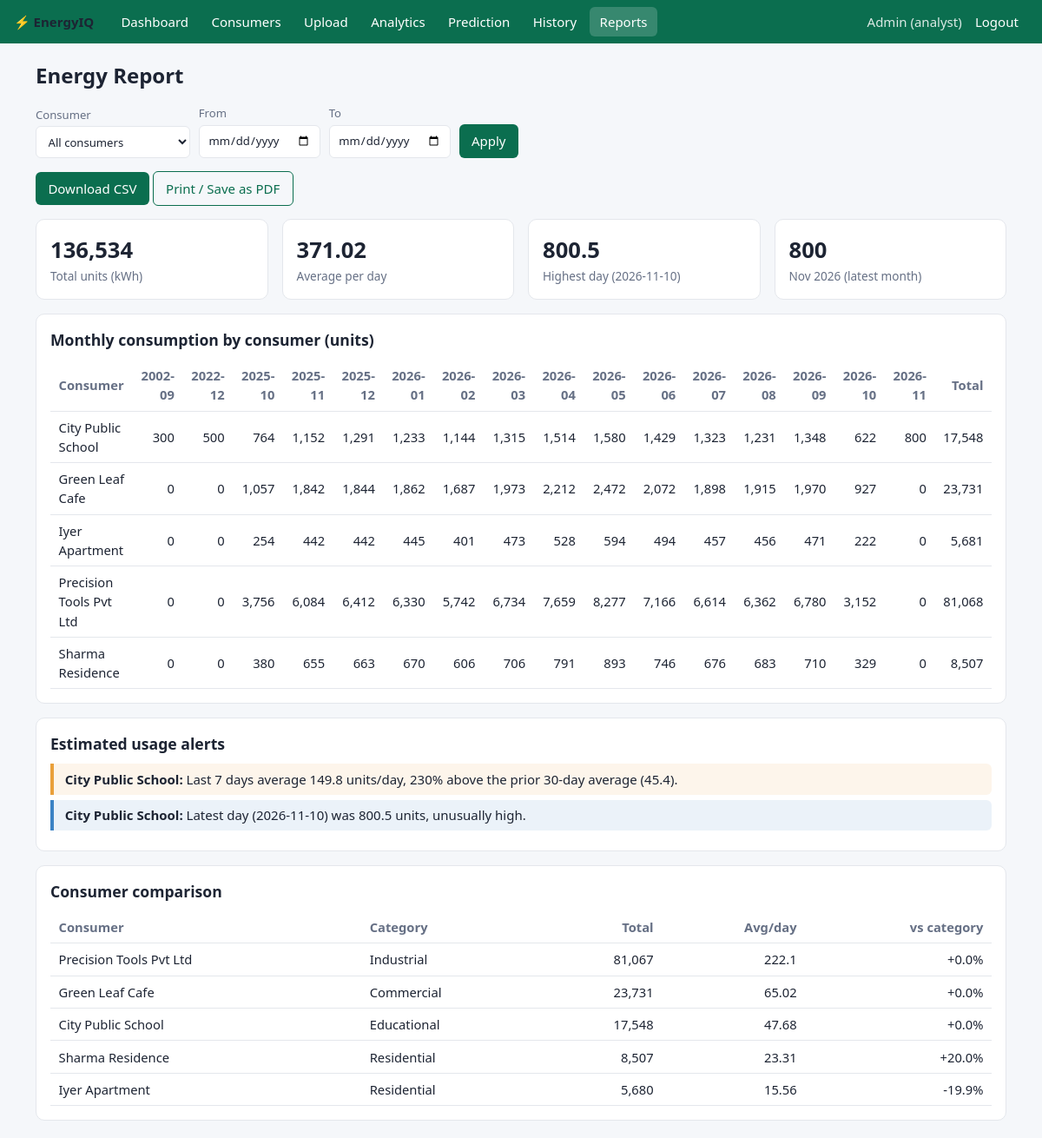
Screenshot of /reports (signed in) with the database file from the repository.
### tables this page shows
CREATE TABLE users (
    user_id       INTEGER PRIMARY KEY AUTOINCREMENT,
    username      TEXT NOT NULL UNIQUE,
    password_hash TEXT NOT NULL,
    role          TEXT NOT NULL DEFAULT 'analyst' CHECK (role IN ('admin','analyst'))
);

CREATE TABLE consumers (
    consumer_id INTEGER PRIMARY KEY AUTOINCREMENT,
    name        TEXT NOT NULL,
    address     TEXT,
    meter_no    TEXT NOT NULL UNIQUE,
    category    TEXT NOT NULL DEFAULT 'Residential'
);

CREATE TABLE meter_readings (
    reading_id     INTEGER PRIMARY KEY AUTOINCREMENT,
    consumer_id    INTEGER NOT NULL REFERENCES consumers(consumer_id) ON DELETE CASCADE,
    reading_date   TEXT NOT NULL,              -- 'YYYY-MM-DD HH:MM:SS' (daily or hourly)
    units_consumed REAL NOT NULL CHECK (units_consumed >= 0),
    meter_reading  REAL,
    UNIQUE (consumer_id, reading_date)
);

### views.py (the view)
@bp.route("/reports")
@login_required
def reports():
    pivot, df = _report_frame()
    return render_template("reports.html", consumers=repo.list_consumers(), cid=_cid(),
                           start=request.args.get("start", ""), end=request.args.get("end", ""),
                           pivot=pivot, summary=analytics.descriptive(df), alerts=analytics.alerts(df),
                           comparison=analytics.comparison(df))

### auth.py (called while the page is built)
@bp.before_app_request
def load_user():
    uid = session.get("user_id")
    g.user = repo.get_user(uid) if uid else None

def login_required(view):
    @wraps(view)
    def wrapped(*a, **kw):
        if g.user is None:
            return redirect(url_for("auth.login", next=request.path))
        return view(*a, **kw)
    return wrapped

### db.py (called while the page is built)
def get_db():
    if "db" not in g:
        g.db = sqlite3.connect(current_app.config["DATABASE"])
        g.db.row_factory = sqlite3.Row
        g.db.execute("PRAGMA foreign_keys = ON")
    return g.db

### repo.py (called while the page is built)
def get_user(user_id):
    return get_db().execute("SELECT * FROM users WHERE user_id=?", (user_id,)).fetchone()

def list_consumers():
    return get_db().execute("SELECT * FROM consumers ORDER BY name").fetchall()

def readings_df(consumer_id=None):
    sql = """SELECT r.consumer_id, c.name, c.category, r.reading_date, r.units_consumed, r.meter_reading
             FROM meter_readings r JOIN consumers c ON c.consumer_id = r.consumer_id"""
    params = ()
    if consumer_id:
        sql += " WHERE r.consumer_id = ?"
        params = (consumer_id,)
    df = pd.read_sql_query(sql + " ORDER BY r.reading_date", get_db(), params=params)
    df["reading_date"] = pd.to_datetime(df["reading_date"])
    return df

### services/analytics.py (called while the page is built)
def filter_dates(df, start=None, end=None):
    if start:
        df = df[df["reading_date"] >= pd.to_datetime(start)]
    if end:
        df = df[df["reading_date"] < pd.to_datetime(end) + pd.Timedelta(days=1)]
    return df

def daily_raw(df):
    if df.empty:
        return pd.Series(dtype=float)
    return df.groupby(df["reading_date"].dt.normalize())["units_consumed"].sum().sort_index()

def monthly_series(df):
    d = daily_raw(df)
    return d.resample("MS").sum() if not d.empty else d

def descriptive(df):
    d = daily_raw(df)
    if d.empty:
        return None
    m = monthly_series(df)
    return {
        "total_units": round(float(d.sum()), 1),
        "avg_daily": round(float(d.mean()), 2),
        "max_day": d.idxmax().strftime("%Y-%m-%d"), "max_day_units": round(float(d.max()), 1),
        "min_day": d.idxmin().strftime("%Y-%m-%d"), "min_day_units": round(float(d.min()), 1),
        "months": int(len(m)),
        "last_month": m.index[-1].strftime("%b %Y"), "last_month_units": round(float(m.iloc[-1]), 1),
        "first_date": d.index.min().strftime("%Y-%m-%d"), "last_date": d.index.max().strftime("%Y-%m-%d"),
        "consumers": int(df["consumer_id"].nunique()),
    }

### templates/reports.html
{% extends "base.html" %}{% from "macros.html" import filter_form, kpis, alert_list %}{% block title %}Reports{% endblock %}
{% block content %}
<h1>Energy Report</h1>
{{ filter_form(consumers, cid, start, end) }}
<p class="noprint"><a class="btn" href="{{ url_for('main.reports_download', **request.args) }}">Download CSV</a>
<button class="sec" onclick="window.print()">Print / Save as PDF</button></p>
{{ kpis(summary) }}
<div class="card scroll"><h2>Monthly consumption by consumer (units)</h2>
{% if pivot is not none and not pivot.empty %}<table><tr><th>Consumer</th>{% for c in pivot.columns %}<th class="n">{{ c }}</th>{% endfor %}</tr>
{% for name, row in pivot.iterrows() %}<tr><td>{{ name }}</td>{% for v in row %}<td class="n">{{ '{:,.0f}'.format(v) }}</td>{% endfor %}</tr>{% endfor %}</table>
{% else %}<p class="muted">No data for this selection.</p>{% endif %}</div>
<div class="card"><h2>Estimated usage alerts</h2>{{ alert_list(alerts) }}</div>
<div class="card scroll"><h2>Consumer comparison</h2><table>
<tr><th>Consumer</th><th>Category</th><th class="n">Total</th><th class="n">Avg/day</th><th class="n">vs category</th></tr>
{% for r in comparison %}<tr><td>{{ r.name }}</td><td>{{ r.category }}</td><td class="n">{{ '{:,.0f}'.format(r.total) }}</td><td class="n">{{ r.avg_daily }}</td><td class="n">{{ '%+.1f'|format(r.vs_category_pct) }}%</td></tr>{% endfor %}</table></div>
{% endblock %}

### templates/base.html (shortened to what this page needs)
<!doctype html>
<html lang="en"><head>
<link rel="stylesheet" href="{{ url_for('static', filename='css/style.css') }}">
</head><body>
{% set ep = request.endpoint or '' %}
<nav>
  <span class="brand">&#9889; EnergyIQ</span>
  {% if g.user %}
  <a href="{{ url_for('main.dashboard') }}" class="{{ 'on' if ep=='main.dashboard' }}">Dashboard</a>
  <a href="{{ url_for('main.consumers') }}" class="{{ 'on' if ep=='main.consumers' }}">Consumers</a>
  <a href="{{ url_for('main.upload') }}" class="{{ 'on' if ep=='main.upload' }}">Upload</a>
  <a href="{{ url_for('main.analytics_page') }}" class="{{ 'on' if ep=='main.analytics_page' }}">Analytics</a>
  <a href="{{ url_for('main.predict') }}" class="{{ 'on' if ep=='main.predict' }}">Prediction</a>
  <a href="{{ url_for('main.history') }}" class="{{ 'on' if ep.startswith('main.history') }}">History</a>
  <a href="{{ url_for('main.reports') }}" class="{{ 'on' if ep=='main.reports' }}">Reports</a>
  <span style="color:#fff;opacity:.85">{{ g.user.username }} ({{ g.user.role }})</span>
  <a href="{{ url_for('auth.logout') }}">Logout</a>
  {% endif %}
</nav>
<main>
  {% block content %}{% endblock %}
</main>
</body></html>

### templates/macros.html (shortened to what this page needs)
{% macro filter_form(consumers, cid, start='', end='', dates=True) %}
<form class="inline noprint" method="get">
  <label>Consumer
    <select name="consumer_id"><option value="">All consumers</option>
    </select></label>
  {% if dates %}<label>From<input type="date" name="start" value="{{ start }}"></label>
  <label>To<input type="date" name="end" value="{{ end }}"></label>{% endif %}
  <button>Apply</button>
</form>
{% endmacro %}
{% macro kpis(s) %}
{% if s %}
<div class="grid g4">
  <div class="card kpi"><div class="v">{{ '{:,.0f}'.format(s.total_units) }}</div><div class="l">Total units (kWh)</div></div>
  <div class="card kpi"><div class="v">{{ s.avg_daily }}</div><div class="l">Average per day</div></div>
  <div class="card kpi"><div class="v">{{ s.max_day_units }}</div><div class="l">Highest day ({{ s.max_day }})</div></div>
  <div class="card kpi"><div class="v">{{ '{:,.0f}'.format(s.last_month_units) }}</div><div class="l">{{ s.last_month }} (latest month)</div></div>
</div>
{% else %}<div class="card muted">No readings found for this selection. Add consumers and upload meter data first.</div>{% endif %}
{% endmacro %}
{% macro alert_list(alerts) %}
{% for a in alerts %}<div class="alert {{ a.level }}"><strong>{{ a.consumer }}:</strong> {{ a.message }}</div>
{% else %}<p class="muted">No usage alerts. Consumption is within expected ranges.</p>{% endfor %}
{% endmacro %}

### static/css/style.css (style rules this page uses)
:root { --bg:#f5f7fa;--card:#fff;--ink:#1d2433;--muted:#667085;--line:#e4e7ec;--brand:#0b6e4f;--brand2:#e9a03b;--danger:#c0392b }
* { box-sizing:border-box }
body { margin:0;font:15px/1.5 system-ui,Segoe UI,Roboto,sans-serif;background:var(--bg);color:var(--ink) }
nav { display:flex;flex-wrap:wrap;align-items:center;gap:.25rem;background:var(--brand);padding:.5rem 1rem }
nav a { color:#fff;text-decoration:none;padding:.35rem .7rem;border-radius:6px }
nav a:hover,nav a.on { background:rgba(255,255,255,.18) }
nav .brand { font-weight:700;margin-right:1rem }
main { max-width:1150px;margin:1.2rem auto;padding:0 1rem }
h1 { font-size:1.5rem;margin:.2rem 0 1rem }
h2 { font-size:1.1rem;margin:0 0 .6rem }
.card { background:var(--card);border:1px solid var(--line);border-radius:10px;padding:1rem;margin-bottom:1rem }
.grid { display:grid;gap:1rem }
.g4 { grid-template-columns:repeat(auto-fit,minmax(170px,1fr)) }
.kpi .v { font-size:1.6rem;font-weight:700 }
.kpi .l { color:var(--muted);font-size:.85rem }
table { width:100%;border-collapse:collapse;font-size:.92rem }
th,td { padding:.45rem .6rem;border-bottom:1px solid var(--line);text-align:left }
th { color:var(--muted);font-weight:600 }
td.n,th.n { text-align:right }
.scroll { overflow-x:auto }
form.inline { display:flex;flex-wrap:wrap;gap:.6rem;align-items:end }
label { display:flex;flex-direction:column;font-size:.82rem;color:var(--muted);gap:.2rem }
input,select { padding:.45rem .6rem;border:1px solid var(--line);border-radius:6px;background:var(--card);color:var(--ink);font:inherit }
button,.btn { background:var(--brand);color:#fff;border:0;border-radius:6px;padding:.5rem .9rem;cursor:pointer;text-decoration:none;font:inherit;display:inline-block }
button.sec,.btn.sec { background:transparent;color:var(--brand);border:1px solid var(--brand) }
.alert { border-left:4px solid var(--brand2);padding:.4rem .8rem;margin:.4rem 0;background:rgba(233,160,59,.1);border-radius:0 6px 6px 0 }
.alert.info { border-color:#3b82c4;background:rgba(59,130,196,.1) }

### rows the page displays
users: user.username "Admin", user.role "analyst"
consumers: name "City Public School", v "300" "500" "764" "1,152" "1,291" "1,233" "1,144" "1,315" "1,514" "1,580" "1,429" "1,323" "1,231" "1,348" "622" "800" "17,548", consumer "City Public School", message "Last 7 days average 149.8 units/day, 230% above the prior 30-day average (45.4).", message "Latest day (2026-11-10) was 800.5 units, unusually high.", category "Educational", total "17,548", avg_daily "47.68", vs_category_pct "+0.0"
consumers: name "Green Leaf Cafe", v "0" "0" "1,057" "1,842" "1,844" "1,862" "1,687" "1,973" "2,212" "2,472" "2,072" "1,898" "1,915" "1,970" "927" "0" "23,731", category "Commercial", total "23,731", avg_daily "65.02", vs_category_pct "+0.0"
consumers: name "Iyer Apartment", v "0" "0" "254" "442" "442" "445" "401" "473" "528" "594" "494" "457" "456" "471" "222" "0" "5,681", category "Residential", total "5,680", avg_daily "15.56", vs_category_pct "-19.9"
consumers: name "Precision Tools Pvt Ltd", v "0" "0" "3,756" "6,084" "6,412" "6,330" "5,742" "6,734" "7,659" "8,277" "7,166" "6,614" "6,362" "6,780" "3,152" "0" "81,068", category "Industrial", total "81,067", avg_daily "222.1", vs_category_pct "+0.0"
meter_readings: name "Sharma Residence", v "0" "0" "380" "655" "663" "670" "606" "706" "791" "893" "746" "676" "683" "710" "329" "0" "8,507", category "Residential", total "8,507", avg_daily "23.31", vs_category_pct "+20.0"

### other values shown
{{ '{:,.0f}'.format(s.total_units) }} "136,534"
{{ s.avg_daily }} "371.02"
{{ s.max_day_units }} "800.5"
{{ s.max_day }} "2026-11-10"
{{ '{:,.0f}'.format(s.last_month_units) }} "800"
{{ s.last_month }} "Nov 2026"
{{ c }} "2002-09" "2022-12" "2025-10" "2025-11" "2025-12" "2026-01" "2026-02" "2026-03" "2026-04" "2026-05" "2026-06" "2026-07" "2026-08" "2026-09" "2026-10" "2026-11" "Total"
